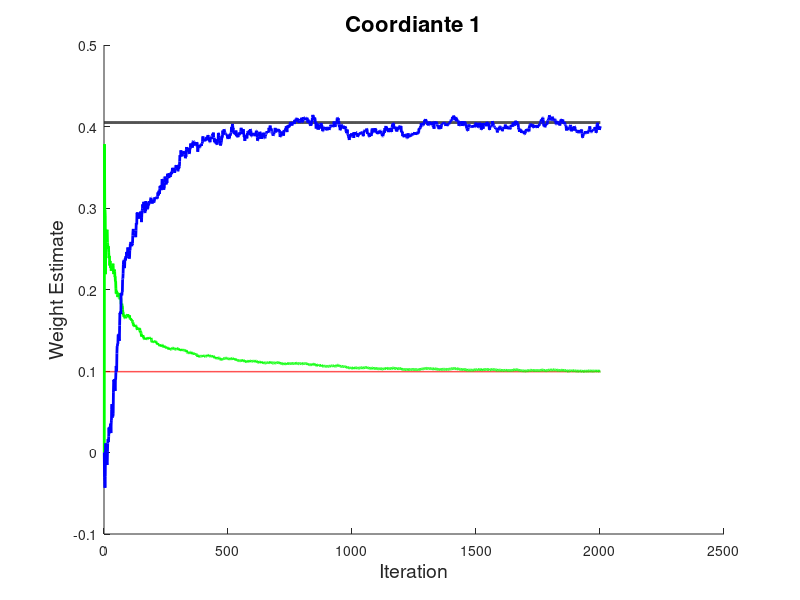
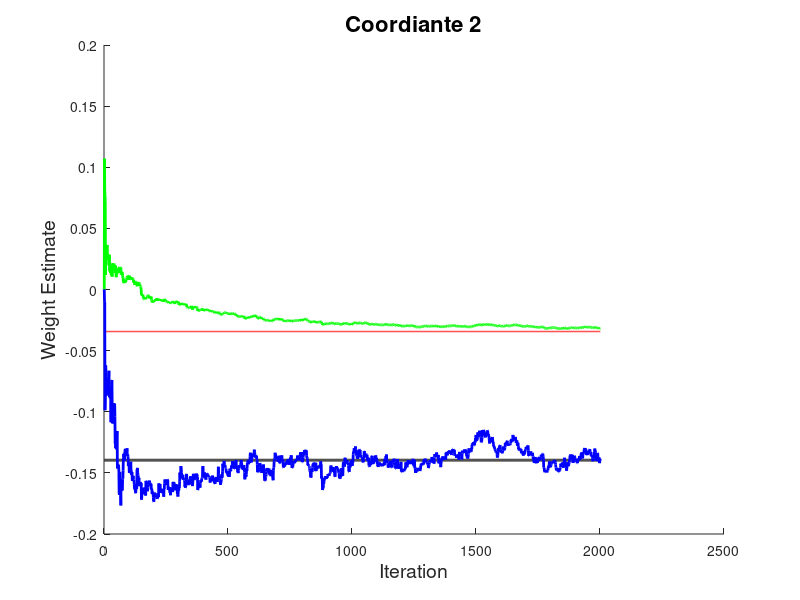
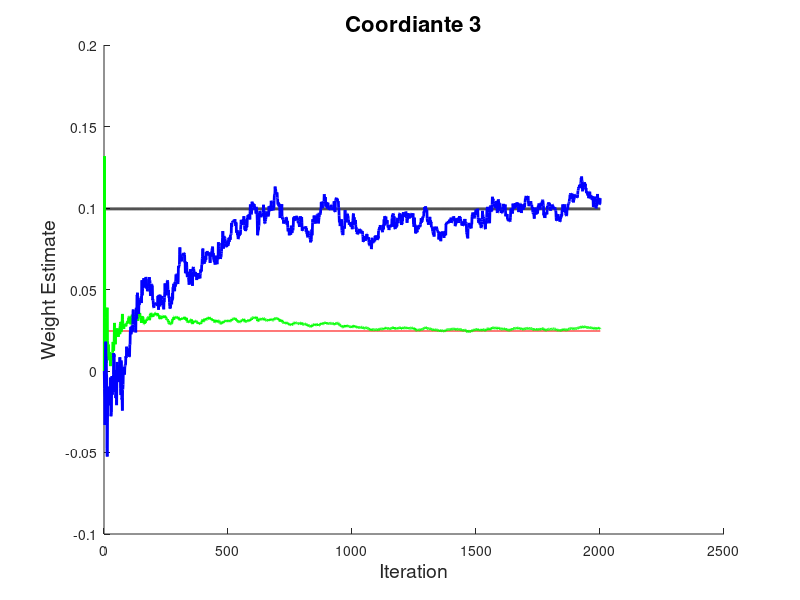
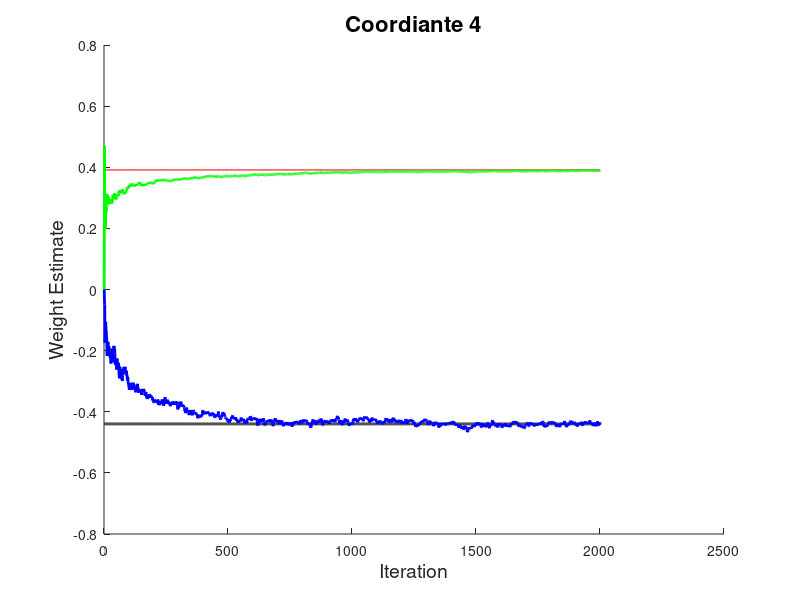

Here is the MATLAB script that generated these plots, in order:
% networkGradientDescentTutorial.m
%
% Illustrate various ways of doing regression and logistic regression,
% particularly incremental gradient descent techniques.  This is a
% companion to Bishop, Chapter 3.
%
% You can generate the simulated data in two ways, linear or with a static
% non-linearity.  The flag LOGIT_GENERATE controls which way you do this.
%
% The program does the iterative learning two ways, one appropriate for
% linear and one for logistic.  It does this no matter how you generate
% the data.  It is satisfying to note that you only converge to the right
% answer when the form of the learning is matched to the way the simulated data
% was actually generated.  But the linear iterative method is always
% consistent with the result of batch linear regression -- it's just that
% they are both wrong when the data are generated with the logistic.
%
% It's instructive to vary the added noise, rate parameters, and amount
% of data and see what happens for both linear and logistic simulated
% data.
%
% 8/6/08  dhb  Wrote it in preference to paying the bills.

%% Clear and close
clear; close all;

%% Define network dimension.  This number includes the additive term.
inputDimension = 4;

%% Decide whether true output is mapped through a logistic function.
LOGIT_GENERATE = 1;

%% Generate x and y pairs.  We're going to construct each y to be a weighted
% sum of the components of x.  So the dimension of x is inputDimension.
% The last entry of each x is constructed to be 1.
nObservations = 5000;
noiseSd = 0.01;
weightFactor = 1;
trueWeights = weightFactor*[rand(inputDimension,1)'-0.5];
observedXs = [rand(inputDimension-1,nObservations) ; ones(1,nObservations)];
if (LOGIT_GENERATE)
    underlyingYs = 1./(1 + exp(-trueWeights*observedXs));
else
    underlyingYs = trueWeights*observedXs;
end
observedYs =  underlyingYs + noiseSd*randn(1,nObservations);

%% Use straight multiple regression to estimate the weights.  The
% transposing in the expression just puts the data into the form
% MATLAB wants it, and then converts the answer back to the row
% vector form we're using.
regressionEstimate = ((observedXs)'\(observedYs)')';

%% Solve the problem using the gradient descent method described in
% Bishop.  I did add a parameter, decayExponent, that helps control
% how fast the learning parameter decreases with iteration.
n0 = 1;
decayExponent = 0.5;
logitn0 = 5;
logitDecayExponent = 0.2;
nIterations = 2000;

% Initialize weights at random.  We'll do this too ways, one on
% the assumption that the y's are linear in the x's, and the other
% on the assumption that there is a logistic static non-linearity.
descentWeights = zeros(nIterations+1,inputDimension);
logitDescentWeights = zeros(nIterations+1,inputDimension);
descentWeights(1,:) = zeros(inputDimension,1)';
logitdescentWeights(1,:) = descentWeights(1,:);

% Iterate
for k = 2:nIterations+1
    % Choose a random observation from our generated set, with replacement
    randomObservationIndices = randperm(nObservations);
    randomObservationIndex = randomObservationIndices(1);
    x = observedXs(:,randomObservationIndex);
    t(k-1) = observedYs(randomObservationIndex);
    
    % Compute current network output for the chosen observation X
    y(k-1) = descentWeights(k-1,:)*x;
    logity(k-1) = 1./(1 + exp(-logitDescentWeights(k-1,:)*x));
    
    % Compute error
    delta(k-1) = y(k-1)-t(k-1);
    
    % Compute logistic regression factor.  From Bishop, you might
    % conclude that you should square gprime when computing logitdelta,
    % but I think this is a typo.  It doesn't seem to converge as well
    % if you do. I did find that you can just set gprime to 1 and get
    % good convergence if you also get the rate parameter right.
    gprime(k-1) = logity(k-1)*(1-logity(k-1));
    logitdelta(k-1) = gprime(k-1)*(logity(k-1)-t(k-1));
       
    % Get current learning rate parameter.  If you play around,
    % you'll discover that how fast it converges is pretty sensitive
    % to how you set n0 and the decayExponent.  If you make these too big,
    % you get a lot of ringing at the start of learning.  If you make them
    % too small, then the convergence is very very very slow.
    n = n0/((k-1)^decayExponent);
    logitn = logitn0/((k-1)^logitDecayExponent);
    
    % Linear update
    update= n*delta(k-1)*x';
    descentWeights(k,:) = descentWeights(k-1,:) - update;
    
    % Logistic update
    logitupdate = logitn*logitdelta(k-1)*x';
    logitDescentWeights(k,:) = logitDescentWeights(k-1,:) - logitupdate;
    
end

% Make plot comparing true, regression, and descent estimates for each
% input dimension.
%   Black line - true weight
%   Red line - linear regression
%   Green line - gradient descent, linear
%   Blue line - gradient descent, logistic
for i = 1:inputDimension
    figure; clf; hold on
    plot(1:nIterations+1,trueWeights(i)*ones(1,nIterations+1),'k','LineWidth',2);
    plot(1:nIterations+1,regressionEstimate(i)*ones(1,nIterations+1),'r','LineWidth',1);
    plot(1:nIterations+1,descentWeights(1:end,i),'g','LineWidth',2);
    plot(1:nIterations+1,logitDescentWeights(1:end,i),'b','LineWidth',2);
    xlabel('Iteration','FontName','Helvetica','FontSize',14);
    ylabel('Weight Estimate','FontName','Helvetica','FontSize',14);
    title(sprintf('Coordiante %d',i),'FontName','Helvetica','FontSize',16);
end
    

    



